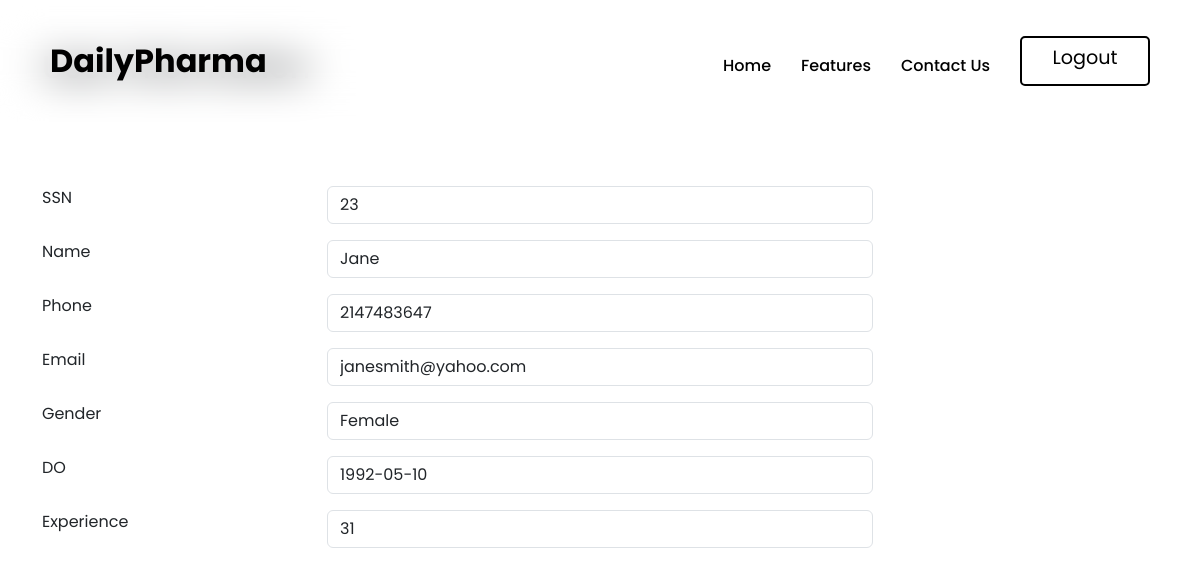
The page /patients/profile.php (signed in) on the database its author committed.
### tables this page shows
CREATE TABLE IF NOT EXISTS `patients` (
  `Patient_SSN` INT(10) NOT NULL,
  `Patient_Name` VARCHAR(20) NOT NULL,
  `Patient_Address` VARCHAR(50) NOT NULL,
  `Patient_Email` VARCHAR(50) NOT NULL,
  `Patient_Phone` INT(20) NOT NULL,
  `Patient_Gender` VARCHAR(10) NOT NULL,
  `Patient_DOB` DATE NOT NULL,
  `Patient_Age` INT(3) NOT NULL,
  `Patient_Physician` VARCHAR(20),
  `Password` VARCHAR(50) NOT NULL,
  PRIMARY KEY (`Patient_SSN`)
);

### patients/profile.php (the view, shortened to what this page needs)
<?php
require_once("connect.php");
$ID = $_SESSION["user"]["Patient_SSN"];
$sql = $conn->prepare("SELECT * FROM patients WHERE `Patient_SSN` = ?");
$sql->bind_param("i", $ID);
$sql->execute();
$row = $sql->get_result()->fetch_assoc();
$ID = $row["Patient_SSN"];
$name = $row["Patient_Name"];
$email = $row["Patient_Email"];
$phone = $row["Patient_Phone"];
$gender = $row["Patient_Gender"];
$dob = $row["Patient_DOB"];
$age = $row["Patient_Age"];
?>
<!DOCTYPE html>
<html>
<head>
    <link rel="stylesheet" href="https://cdn.jsdelivr.net/npm/bootstrap@5.3.0/dist/css/bootstrap.min.css">
    <link rel="stylesheet" href="../style.css">
</head>
<body>
<header>
        <div class="logo">
            <a href="../index.html">DailyPharma</a>
        </div>
        <div class="navbar">
            <nav class= navbar id="navbar">
                <a href="../index.html">Home</a>
                <a href="#about">Features</a>
                <a href="#footer">Contact Us</a>
                <a href="../logout.php" class="btn-login-popup" >Logout</a>
            </nav>
        </div>
    </header>
    <div class= "container my-5">
        <h2>User Information</h2>
        <form method ="post">
        <div class="row mb-3">
                <label class="col-sm-3 col-form label">SSN</label>
                <div class="col-sm-6">
                    <input type="text" class="form-control" name="Patient_SSN" value="<?php echo $ID?>" readonly>
                </div>
            </div>
            <div class="row mb-3">
                <label class="col-sm-3 col-form label">Name</label>
                <div class="col-sm-6">
                    <input type="text" class="form-control" name="Patient_Name" value="<?php echo $name?>" readonly>
                </div>
            </div>
            <div class="row mb-3">
                <label class="col-sm-3 col-form label">Phone</label>
                <div class="col-sm-6">
                    <input type="text" class="form-control" name="Patient_Phone" value="<?php echo $phone?>" readonly>
                </div>
            </div>
            <div class="row mb-3">
                <label class="col-sm-3 col-form label">Email</label>
                <div class="col-sm-6">
                    <input type="text" class="form-control" name="Patient_Email" value="<?php echo $email?>" readonly>
                </div>
            </div>
            <div class="row mb-3">
                <label class="col-sm-3 col-form label">Gender</label>
                <div class="col-sm-6">
                    <input type="text" class="form-control" name="Patient_Gender" value="<?php echo $gender?>" readonly >
                </div>
            </div>
            <div class="row mb-3">
                <label class="col-sm-3 col-form label">DO</label>
                <div class="col-sm-6">
                    <input type="text" class="form-control" name="Patient_DOB" value="<?php echo $dob?>"readonly>
                </div>
            </div>
            <div class="row mb-3">
                <label class="col-sm-3 col-form label">Experience</label>
                <div class="col-sm-6">
                    <input type="text" class="form-control" name="Patient_Age" value="<?php echo $age?>"readonly>
                </div>
            </div>
        </form>
    </div>
</body>

### style.css (style rules this page uses)
* { margin: 0; padding: 0; box-sizing: border-box; font-family: "Poppins", sans-serif; }
header { position: fixed; top: 0; left: 0; width: 100%; padding: 20px 50px; margin-bottom: 100px; background: transparent; display: flex; justify-content: space-between; align-items: center; backdrop-filter: blur(20px); z-index: 3; }
.logo { font-size: 2em; color: black; cursor: pointer; font-weight: 700; top: 10%; left: 0; }
.logo a { text-decoration: none; color: black; top:0%; left: 0; }
nav { list-style: none; display: flex; flex-direction: row; justify-content: flex-start; overflow: hidden; }
nav a:not(:last-child) { position: relative; font-size: 1rem; color: black; text-decoration: none; font-weight: 500; }
nav a:not(:last-child) { margin-top: 10px; margin-right: 30px; }
nav a:not(:last-child)::after { content: ''; position: absolute; left: 0; bottom: -3px; width: 100%; height: 3px; transform-origin: left; transform: scaleX(0); background: black; color: black; transition: transform .5s; }
.btn-login-popup,.btn-logout { width: 130px; height: 50px; background: transparent; border: 2px solid black; border-radius: 5px; outline: none; cursor: pointer; font-size: 1.2em; text-decoration: none; color: black; text-align: center; padding-top: 6px; transition: all .5s ease; }

### rows shown on the page
patients: Patient_SSN "23", Patient_Name "Jane", Patient_Phone "2147483647", Patient_Email "janesmith@yahoo.com", Patient_Gender "Female", Patient_DOB "1992-05-10", Patient_Age "31"
